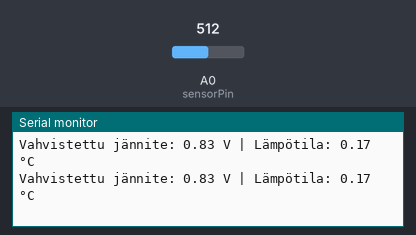
The sketch below on a simulated Arduino Uno, built with avr-gcc and run on an emulated ATmega328P. Parts: the last lines printed to the serial monitor. Inputs (shaded band) come from the test bench; at power-on: A0 (sensorPin) = 512.

Above: at 1.3 s.
1.4 s: A0 (sensorPin) set to 716
At 1.9 s:
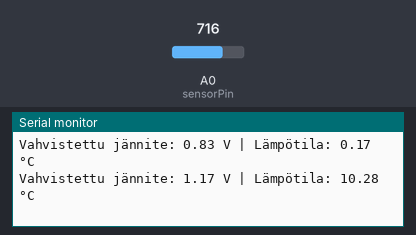
2.9 s: A0 (sensorPin) set to 900
At 3.4 s:
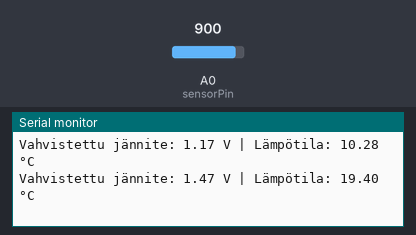
Timing chart, 0 to 5.9 s (numbered marks = the images above; inputs shaded):
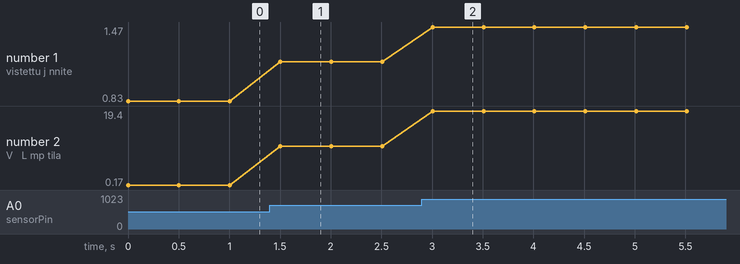

The sketch:

Analog_signal_to_temperature.ino
```cpp
int sensorPin = A0;  // Pin, johon signaali tulee
float voltage, temperature;

void setup() {
    Serial.begin(9600);  // Sarjamonitorin aloitus
}

void loop() {
    // Lue jännite (0-1023) ja muunna se 0-5V alueelle
    voltage = analogRead(sensorPin) * (5.0 / 1023.0);

    // Vahvistettu jännite jaetaan kolmella
    voltage = voltage / 3.0;

    // Laske lämpötila lineaarisella kaavalla
    temperature = 30.43 * voltage - 25.215;

    // Tulosta jännite ja lämpötila sarjamonitoriin
      Serial.print("Vahvistettu jännite: ");
    Serial.print(voltage, 2);
    Serial.print(" V | Lämpötila: ");
    Serial.print(temperature, 2);
    Serial.println(" °C");

    delay(500);  // Pieni viive näytön päivittämiseksi
}
```

Measured:
- after the input at 1.4 s, the serial monitor: prints a new line after 0.10 s (image 1)
- after the input at 2.9 s, the serial monitor: prints a new line after 0.11 s (image 2)
- plotted number 1: 0.83 → 1.17 after the input at 1.4 s, 1.17 → 1.47 after the input at 2.9 s
- plotted number 2: 0.17 → 10.28 after the input at 1.4 s, 10.28 → 19.4 after the input at 2.9 s
